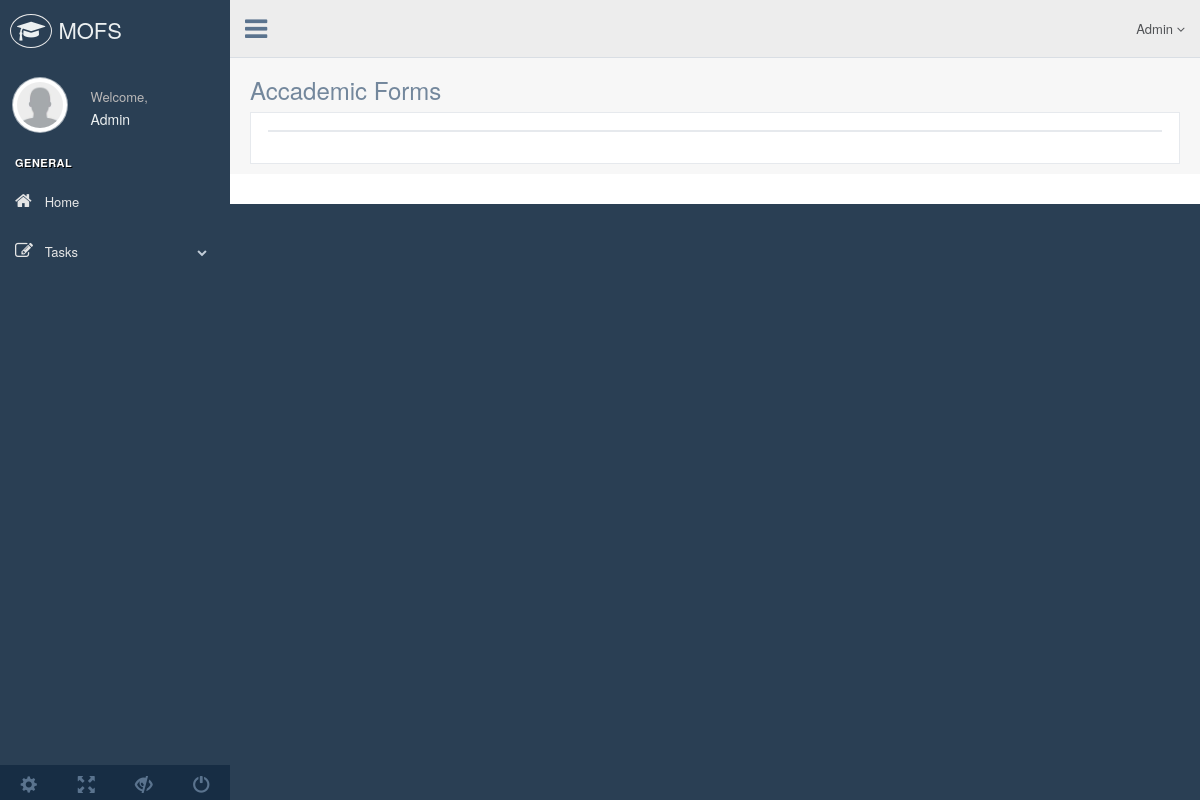
The page /view_form.php (signed in) on the database as committed earlier.
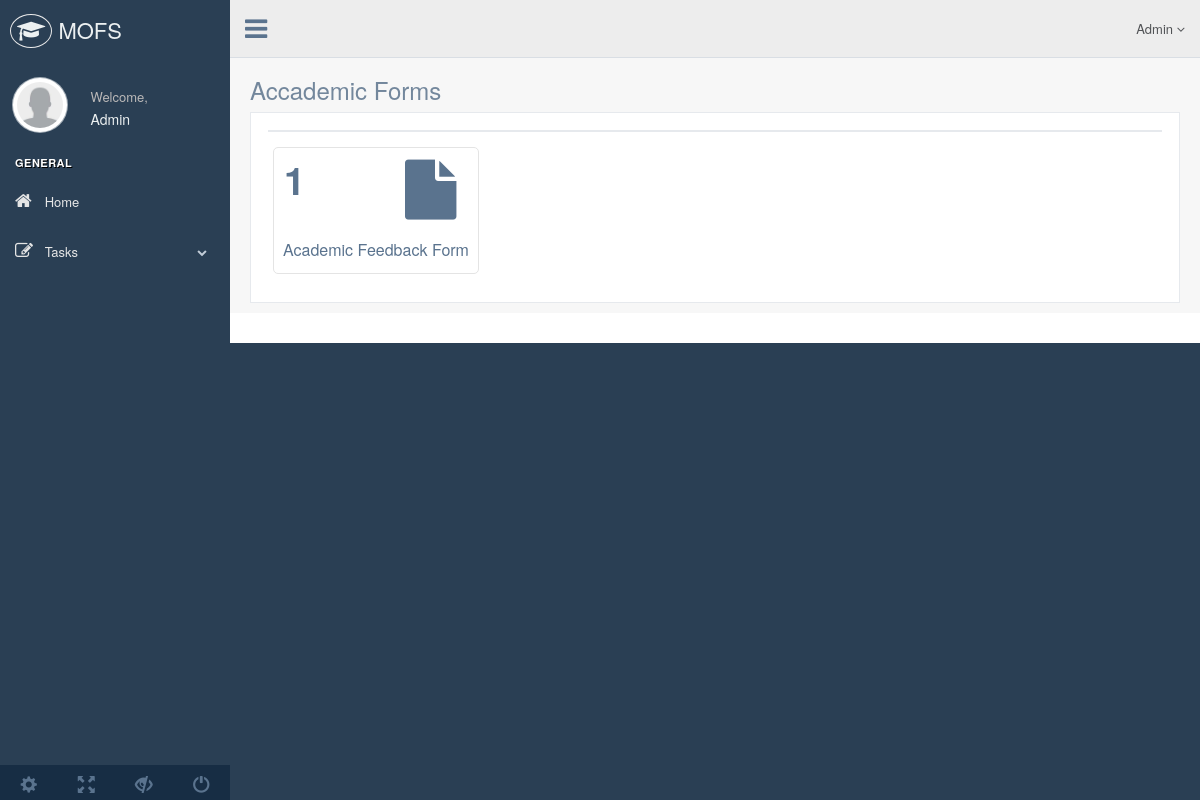
The same page on the database as committed later.
### tables this page shows
CREATE TABLE `acad_form` (
  `id` int(11) NOT NULL,
  `name` varchar(50) NOT NULL,
  `description` text,
  `status` tinyint(1) NOT NULL DEFAULT '0',
  `created_by` int(11) NOT NULL
);

### view_form.php (the view, shortened to what this page needs)
<?php
	require_once 'bin/config/dbcon.php';
	$user_id = $_SESSION['current_user']['id'];
?>
<!DOCTYPE html>
<html lang="en">
 <?php include("theme/head.php");?>
  <body class="nav-md">
    <div class="container body">
      <div class="main_container">
        <div class="col-md-3 left_col">
			<?php include("theme/leftsidebar.php");?>
			<?php include("theme/navbar.php");?>
		<div class="right_col" role="main">
          <div class="">
            <div class="page-title">
              <div class="title_left">
                <h3>Accademic Forms</h3>
              </div>
            </div>
            <div class="clearfix"></div>
            <div class="row">
              <div class="col-md-12 col-sm-12 col-xs-12">
                <div class="x_panel">
                  <div class="x_title">
                  </div>
                  <div class="x_content">
					<div class="row">
						 <?php
								$sel_query = "SELECT `id`, `name` FROM `acad_form` WHERE `created_by`='$user_id'";
								if ($res = mysqli_query($dbcon,$sel_query)) {
									if (mysqli_num_rows($res) > 0) {
										$count=1;
										while ($row = mysqli_fetch_assoc($res)) {
						?>
								  <div class="animated flipInY col-lg-3 col-md-3 col-sm-6 col-xs-12">
									<div class="tile-stats">
									  <div class="icon"><a href="response.php?form_id=<?php echo $row['id'];?>"><i class="fa fa-file"></i>
									  </div>
									  <div class="count"><?php echo $count;?></div>
										<br />
									  <h4 align="center"><?php echo  $row['name'];?></h4>
									</div>
								  </div>
					<?php
																$count++;
																}
															}
														}
													?>
                        </div>
                  </div>
                </div>
              </div>
            </div>
          </div>
        </div>
			<?php include("theme/footer.php");?>
      </div>
    </div>
  </body>
</html>

Rows that differ between the two databases and show on the page:
added acad_form: name "Academic Feedback Form"
